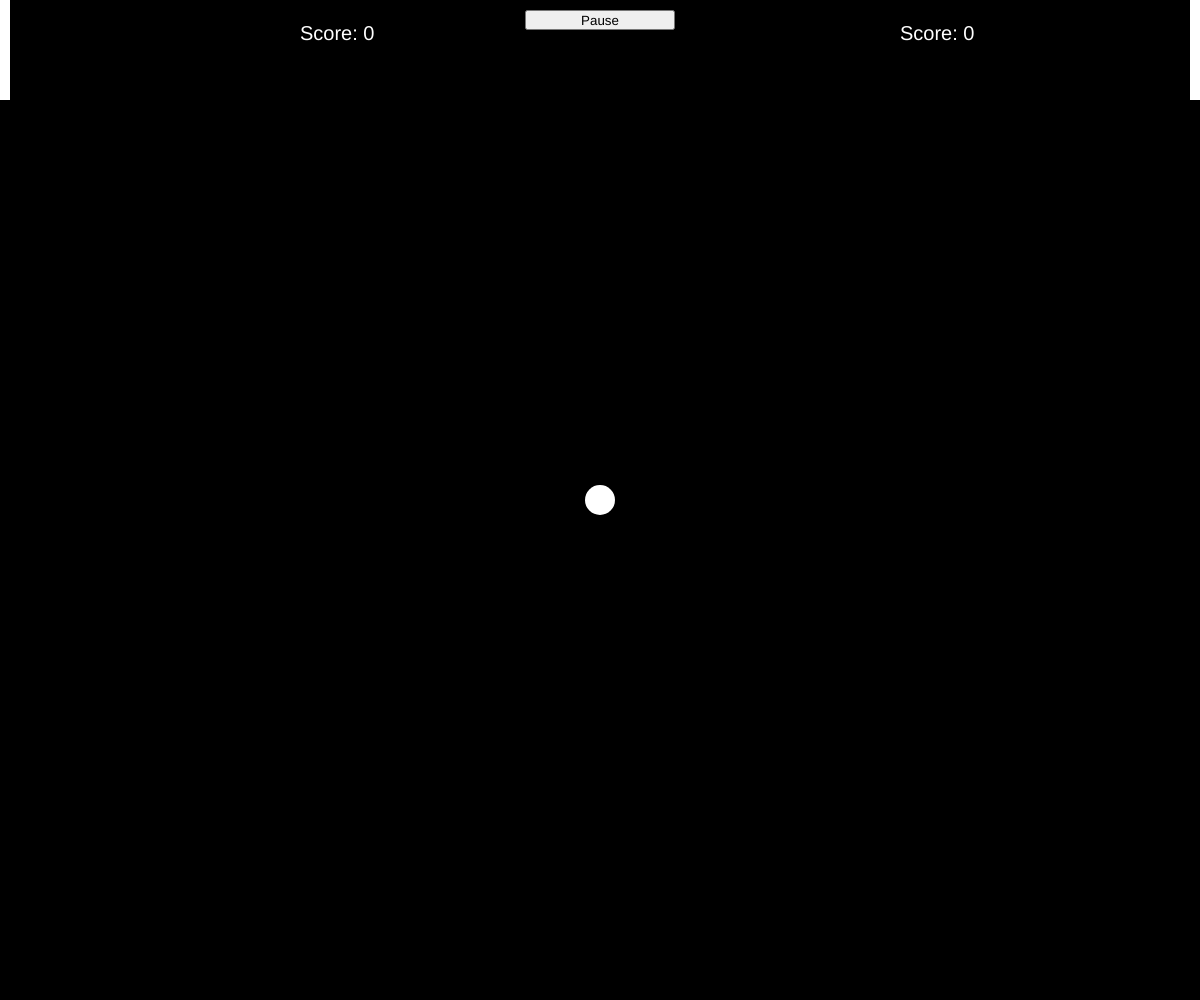
Frame 1 (no input)
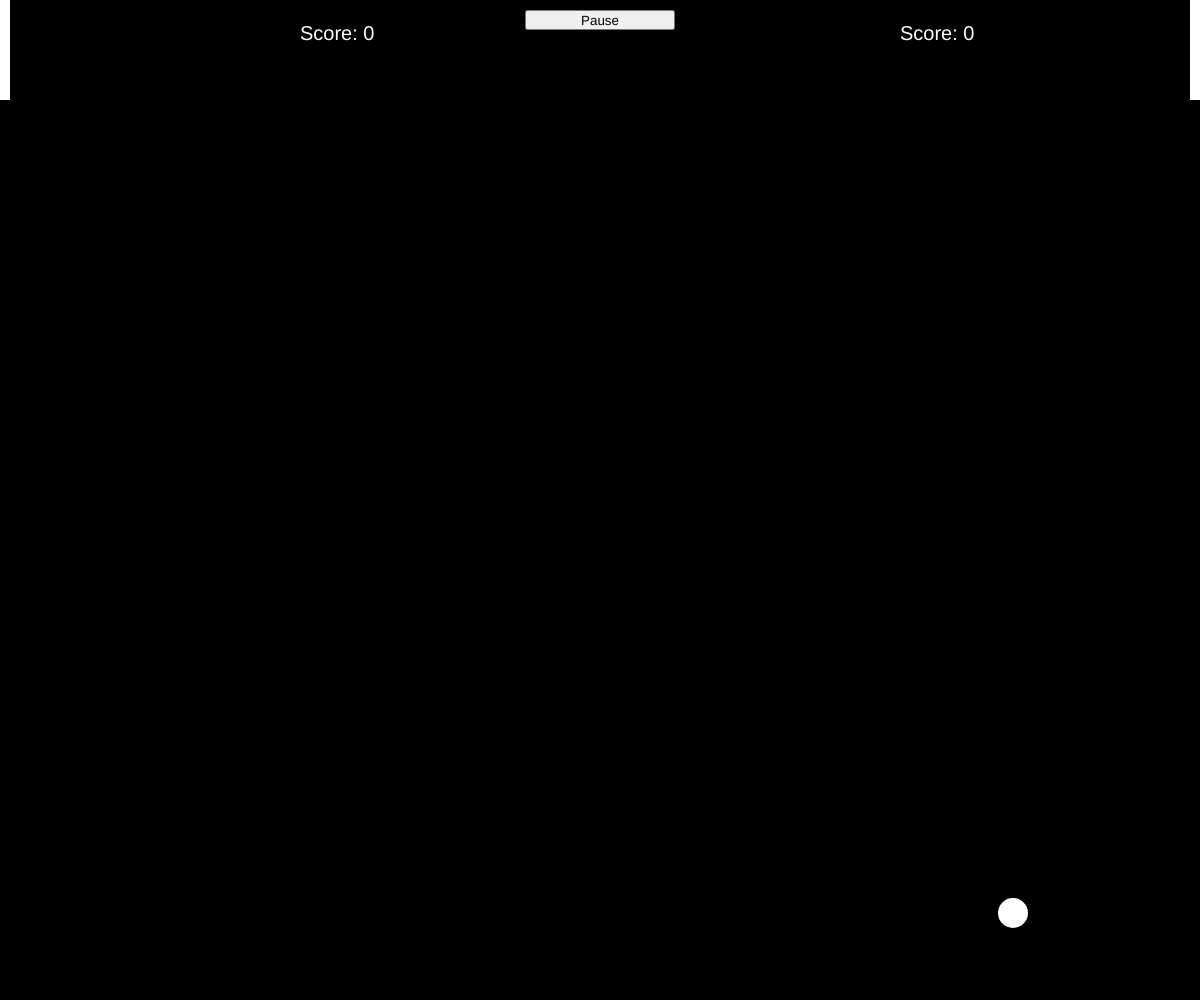
Frame 60 (no input)
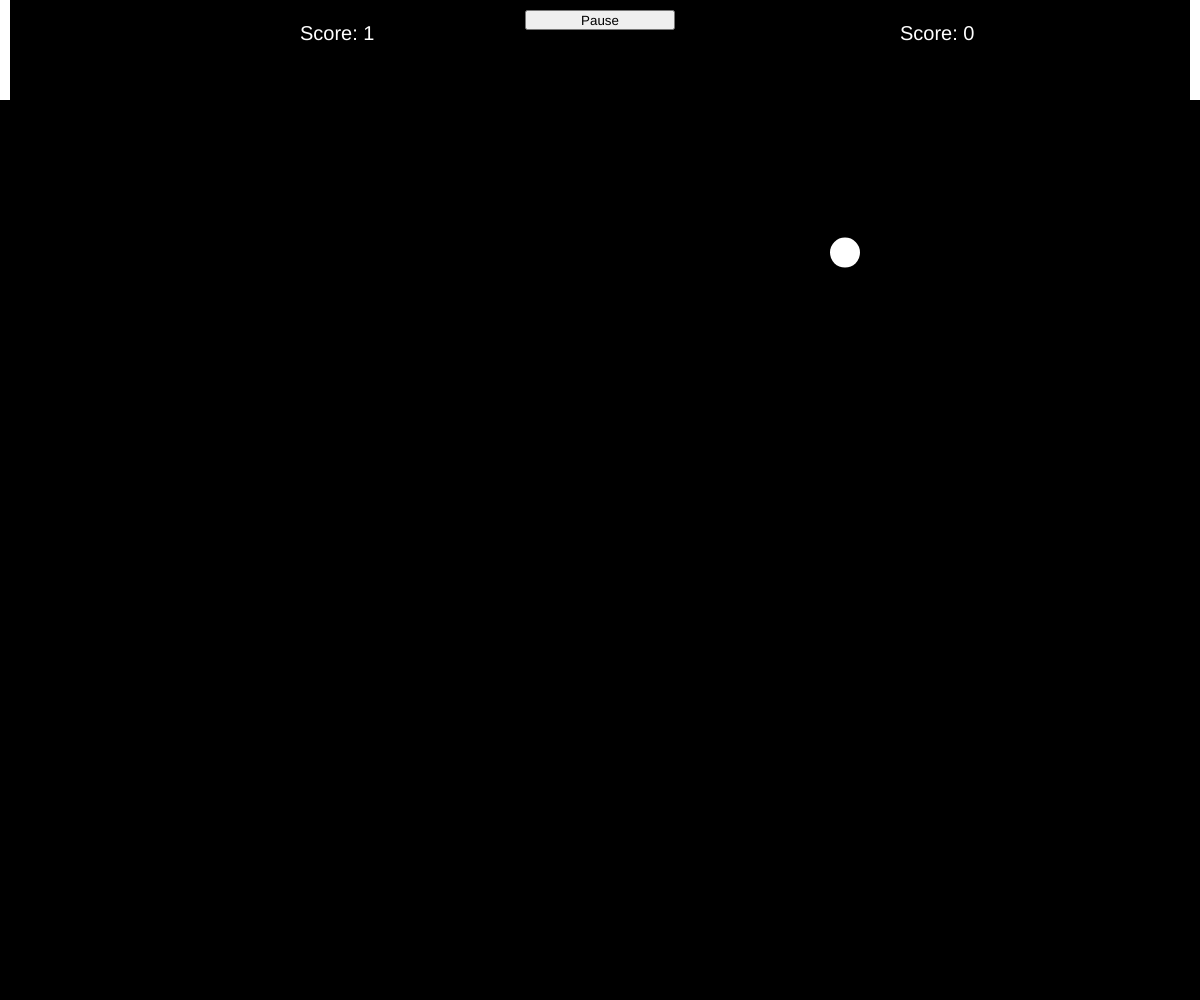
Frame 120 (the mouse pressed at the canvas centre since frame 60)

The p5.js sketch that drew these frames (run headless with seeded random() and noise() and a simulated clock; from frame 60 on, the mouse is pressed at the canvas centre):

// p5.js sketch
// ── sketch.js
// ------------------------------------------------------------------------------------------
// Interactive Scene
// Pong
// Vivaan Jalla-Dhar
// Feb 24, 2026
// ------------------------------------------------------------------------------------------


// ------------------------- VARIABLES -------------------------
// ----- Ball variables -----
// Physics
let dx = 7;
let dy = 7;

// Size
let ballX;
let ballY;
let circleDiameter = 30;
let circleRadius = circleDiameter/2;

// Colour
let r = 255;
let g = 255;  
let b = 255;

// ----- Player variables -----
// Player size
let playerWidth = 10;
let playerHeight = 100;

// Player speed
let playerSpeed = 20;

// P1 variables
let p1x = 0;
let p1y = 0;
let p1Score = 0;
let p1ScoreBoard;

// P2 variables
let p2y = 0;
let p2Score = 0;
let p2ScoreBoard;

// ----- UI -----
let pause = false;
let options;


// ------------------------- 1 TIME FUNCTION -------------------------
function setup() {
  createCanvas(windowWidth, windowHeight);
  noStroke();
  ballX = width/2;
  ballY = height/2;
  
  // ---------- Button ----------
  options = createButton("Pause");
  let buttonWidth = windowWidth/8;
  options.size(buttonWidth, 20);
  options.position(windowWidth/2 - buttonWidth/2, 10);
  options.mousePressed(togglePause);
}


// ------------------------- LOOPING FUNCTIONS -------------------------
function draw() {
  // --------- Background ---------
  background("black");
  // ------------------------------
  ballMovement();
  createPlayers();
  playerMovement();
  scoreUpdate();
}


function createPlayers() {
  // --------------------- P1 ---------------------
  rect(p1x, p1y, playerWidth, playerHeight);

  // --------------------- P2 ---------------------
  let p2x = width-playerWidth;
  rect(p2x, p2y, playerWidth, playerHeight);
}


function playerMovement() {
  if (!pause) {
    // --------------------- P1 ---------------------
    if (keyIsDown(87)) {  //w 
      p1y -= playerSpeed;
      if (p1y <= 0) {
        p1y = 0;
      }
    }
    if (keyIsDown(83)) { //s 
      p1y += playerSpeed;
      if (p1y + playerHeight >= height) {
        p1y = height - playerHeight;
      }
    }
    
    // --------------------- P2 ---------------------
    if (keyIsDown(38)) { // UP_ARROW
      p2y -= playerSpeed;
      if (p2y <= 0) {
        p2y = 0;
      }
    }
    if (keyIsDown(40)){ // DOWN_ARROW
      p2y += playerSpeed;
      if (p2y + playerHeight >= height) {
        p2y = height - playerHeight;
      }
    }
  }
}


function ballMovement() {
  fill("white");
  circle(ballX, ballY, circleDiameter);
  if (!pause) {
    ballX += dx;
    ballY += dy;
    
    let p1End = p1y + playerHeight;
    let p2End = p2y + playerHeight;

    if (ballY > height-circleRadius || ballY < circleRadius) {
      dy *= -1.01;
    }

    // ------------- r ------------- // ------------ r (p2) ------------- // --------- l --------- // ------------ l (p1) ----------- 
    if (ballX > width - circleRadius && (ballY >= p2y && ballY <= p2End) || ballX < circleRadius && (ballY >= p1y && ballY <= p1End)) {
      dx *= -1.01;
    }

    // r
    else if (ballX > width - circleRadius) {
      ballX = width / 2;
      ballY = height / 2;
      p1Score++;
    }

    // l
    else if (ballX < circleRadius) {
      ballX = width / 2;
      ballY = height / 2;
      p2Score++;
    }
  }
}


function togglePause() {
  pause = !pause;

  if (pause) {
    options.html("Paused");
  }
  else {
    options.html("Pause");
  }
}


function scoreUpdate() {
  p1ScoreBoard = `Score: ${p1Score}`;
  p2ScoreBoard = `Score: ${p2Score}`;

  textSize(20);
  text(p1ScoreBoard, windowWidth * (1/4), 40);
  text(p2ScoreBoard, windowWidth * (3/4), 40);
}
